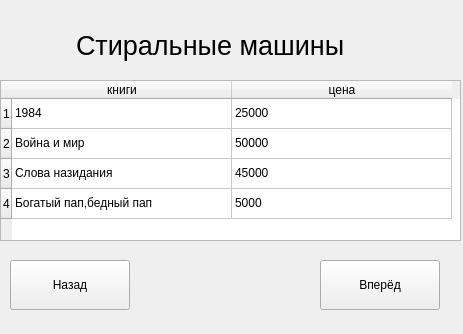
<?xml version="1.0" encoding="UTF-8"?>
<ui version="4.0">
 <class>MainWindow</class>
 <widget class="QWidget" name="MainWindow">
  <property name="geometry">
   <rect>
    <x>0</x>
    <y>0</y>
    <width>463</width>
    <height>334</height>
   </rect>
  </property>
  <property name="windowTitle">
   <string>Form</string>
  </property>
  <widget class="QTableWidget" name="tableWidget">
   <property name="geometry">
    <rect>
     <x>0</x>
     <y>80</y>
     <width>461</width>
     <height>161</height>
    </rect>
   </property>
   <property name="rowCount">
    <number>4</number>
   </property>
   <property name="columnCount">
    <number>2</number>
   </property>
   <attribute name="horizontalHeaderDefaultSectionSize">
    <number>220</number>
   </attribute>
   <attribute name="horizontalHeaderHighlightSections">
    <bool>true</bool>
   </attribute>
   <attribute name="horizontalHeaderMinimumSectionSize">
    <number>0</number>
   </attribute>
   <row/>
   <row/>
   <row/>
   <row/>
   <column>
    <property name="text">
     <string>книги</string>
    </property>
   </column>
   <column>
    <property name="text">
     <string>цена</string>
    </property>
   </column>
   <item row="0" column="0">
    <property name="text">
     <string>1984</string>
    </property>
   </item>
   <item row="0" column="1">
    <property name="text">
     <string>25000</string>
    </property>
   </item>
   <item row="1" column="0">
    <property name="text">
     <string>Война и мир</string>
    </property>
   </item>
   <item row="1" column="1">
    <property name="text">
     <string>50000</string>
    </property>
   </item>
   <item row="2" column="0">
    <property name="text">
     <string>Слова назидания</string>
    </property>
   </item>
   <item row="2" column="1">
    <property name="text">
     <string>45000</string>
    </property>
   </item>
   <item row="3" column="0">
    <property name="text">
     <string>Богатый пап,бедный пап</string>
    </property>
   </item>
   <item row="3" column="1">
    <property name="text">
     <string>5000</string>
    </property>
   </item>
  </widget>
  <widget class="QLabel" name="label">
   <property name="geometry">
    <rect>
     <x>76</x>
     <y>30</y>
     <width>331</width>
     <height>31</height>
    </rect>
   </property>
   <property name="font">
    <font>
     <pointsize>20</pointsize>
    </font>
   </property>
   <property name="text">
    <string>Стиральные машины</string>
   </property>
  </widget>
  <widget class="QPushButton" name="btn_back">
   <property name="geometry">
    <rect>
     <x>10</x>
     <y>260</y>
     <width>120</width>
     <height>50</height>
    </rect>
   </property>
   <property name="font">
    <font>
     <family>Segoe UI</family>
    </font>
   </property>
   <property name="text">
    <string>Назад</string>
   </property>
  </widget>
  <widget class="QPushButton" name="btn_next">
   <property name="geometry">
    <rect>
     <x>320</x>
     <y>260</y>
     <width>120</width>
     <height>50</height>
    </rect>
   </property>
   <property name="font">
    <font>
     <family>Segoe UI</family>
    </font>
   </property>
   <property name="text">
    <string>Вперёд</string>
   </property>
  </widget>
 </widget>
 <resources/>
 <connections/>
</ui>
